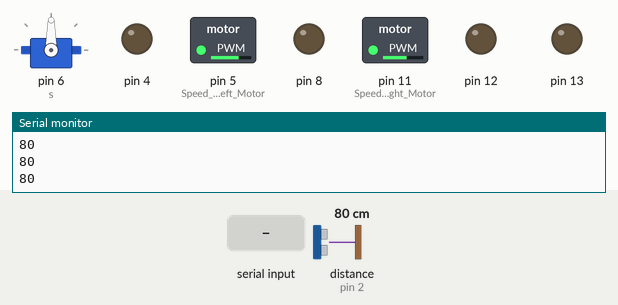
Recording of a sketch running on a simulated Arduino Uno, built with avr-gcc and run on an emulated ATmega328P. Parts: servo, switched loads named in the sketch (green lamp = pin HIGH), output pins drawn as LEDs (lit = HIGH), the last lines printed to the serial monitor. The test bench sets the inputs (shaded band); at power-on: distance to the obstacle (sensor on pin 2) 80 cm. The echo pulse lasts 58.3 µs per cm.

Above: at 1.7 s.
1.8 s: distance to the obstacle (sensor on pin 2) set to 43 cm
3.8 s: distance to the obstacle (sensor on pin 2) set to 35 cm
At 4.9 s:
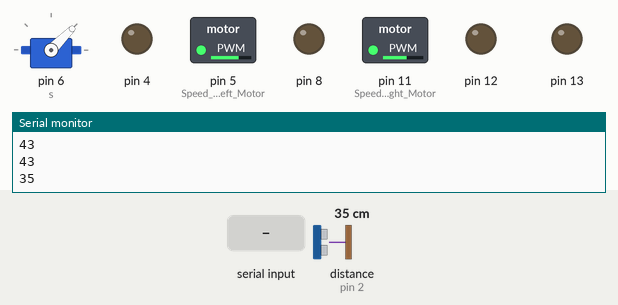
6.8 s: distance to the obstacle (sensor on pin 2) set to 60 cm
At 6.8 s:
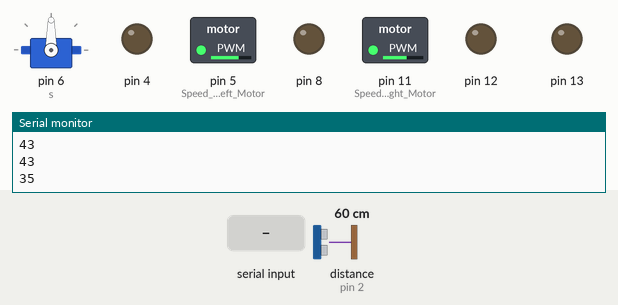
8.3 s: "1" received over Serial
At 9.9 s:
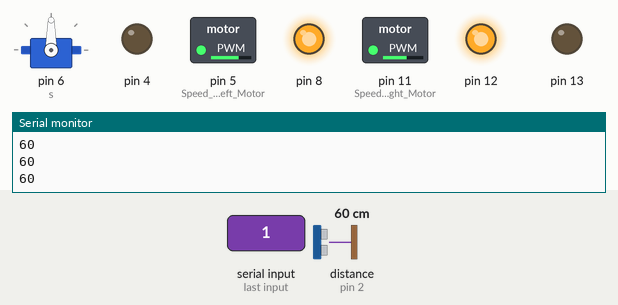
10.2 s: "2" received over Serial
At 11.8 s:
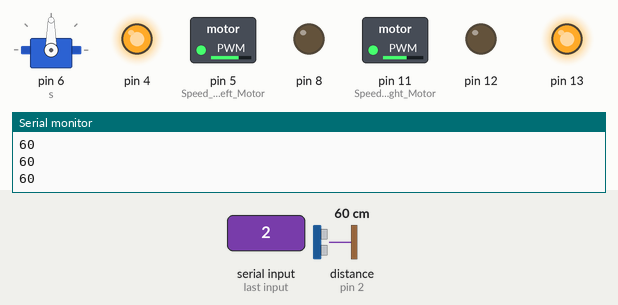
12.1 s: "3" received over Serial
At 13.0 s:
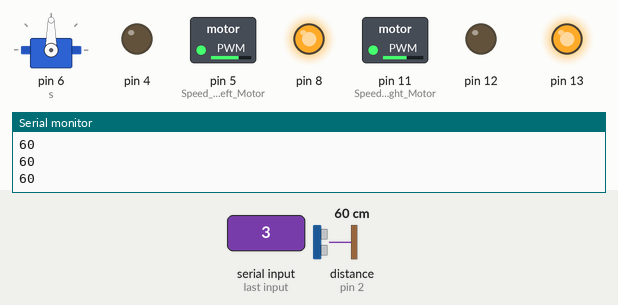
Timing chart, 0 to 15.1 s (numbered marks = the images above; inputs shaded):
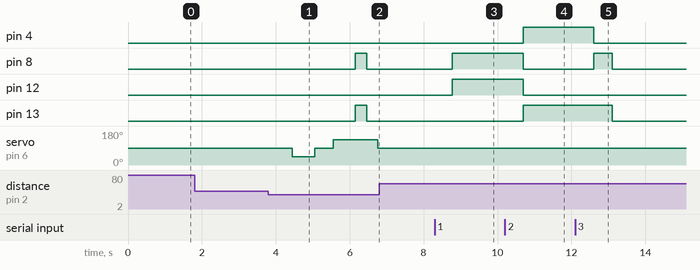

The sketch:

sketch_mar5a.ino
```cpp
#include <Servo.h>
#include <Ultrasonic.h>

Ultrasonic u = Ultrasonic(3,2);  // 3 >> Trig , 2 >> Echo
Servo s = Servo();

void setup() {

  //Right Motor Pins
  pinMode(11, OUTPUT);   // Speed of Right Motor
  pinMode(12, OUTPUT);
  pinMode(13, OUTPUT);
  analogWrite(11, 150);  // 0 - 255

  //Left Motor Pins
  pinMode(5, OUTPUT);    // Speed of Left Motor
  pinMode(4, OUTPUT);
  pinMode(8, OUTPUT);
  analogWrite(5, 175);    // 0 - 255

  Serial.begin(9600);

  s.attach(6);
  s.write(90); // Set Servo to 90
  delay(500);
}

void loop() {

 int x = Serial.read();

 int d = u.read();  //Distance read and store
 Serial.println(d);
 delay(300);

 if(d<40){
  //Stop
      digitalWrite(13, LOW);
      digitalWrite(12, LOW);
      digitalWrite(4, LOW);
      digitalWrite(8, LOW);
      delay(300);

  //Servo Look Left
      s.write(45);
      delay(500);
      int dl = u.read();  // Update the Left Distance
      delay(100);

      s.write(90);
      delay(500);

  //Servo Look Right
      s.write(135);
      delay(500);
      int dr = u.read();  // Update the Right Distance
      delay(100);

  if(dr>d){
      s.write(90);
      delay(100);

      //Turn Right
       digitalWrite(13, LOW);
       digitalWrite(12, HIGH);
       digitalWrite(4, HIGH);
       digitalWrite(8, LOW);
       delay(300);

       //Stop
       digitalWrite(13, LOW);
       digitalWrite(12, LOW);
       digitalWrite(4, LOW);
       digitalWrite(8, LOW);
       delay(300);

  }
else{
       //  Turn Left
        digitalWrite(13, HIGH);
        digitalWrite(12, LOW);
        digitalWrite(4, LOW);
        digitalWrite(8, HIGH);
        delay(300);

      // Stop
        digitalWrite(13, LOW);
        digitalWrite(12, LOW);
        digitalWrite(4, LOW);
        digitalWrite(8, LOW);
        delay(300);

        s.write(90);
        delay(500);
  }

 }

 if(x == '1'){
 //Forword
  digitalWrite(13, LOW);
  digitalWrite(12, HIGH);
  digitalWrite(4, LOW);
  digitalWrite(8, HIGH);
  delay(1000);

 }

 if(x == '2'){
 //Backword
  digitalWrite(13, HIGH);
  digitalWrite(12, LOW);
  digitalWrite(4, HIGH);
  digitalWrite(8, LOW);
  delay(1000);

}

if(x == '3'){
 // Turn Left
  digitalWrite(13, HIGH);
  digitalWrite(12, LOW);
  digitalWrite(4, LOW);
  digitalWrite(8, HIGH);
  delay(500);

  digitalWrite(13, LOW);
  digitalWrite(12, LOW);
  digitalWrite(4, LOW);
  digitalWrite(8, LOW);

}

if(x == '4'){
 // Turn Right
  digitalWrite(13, LOW);
  digitalWrite(12, HIGH);
  digitalWrite(4, HIGH);
  digitalWrite(8, LOW);
  delay(500);

  digitalWrite(13, LOW);
  digitalWrite(12, LOW);
  digitalWrite(4, LOW);
  digitalWrite(8, LOW);

}

if(x == '5'){
  //Stop
  digitalWrite(13, LOW);
  digitalWrite(12, LOW);
  digitalWrite(4, LOW);
  digitalWrite(8, LOW);
  delay(1000);
}

}
```

Measured:
- the behaviour switches between 40 and 39 cm on distance to the obstacle (sensor on pin 2) (found by bisection; images 0 and 1)
- after the input at 3.8 s, pin 8, pin 13: LOW → HIGH after 2.4 s, → LOW 0.30 s later; servo on pin 6 (s): 90° → 45° after 0.65 s, → 90° 0.60 s later, → 135° 0.50 s later, → 90° 1.2 s later
- after the input at 6.8 s, servo on pin 6 (s): stays 90° (without the input it goes to 45° after 1.1 s)
- after the input at 8.3 s, pin 8, pin 12: LOW → HIGH after 0.48 s
- after the input at 10.2 s, pin 4, pin 13: LOW → HIGH after 0.49 s; pin 8, pin 12: HIGH → LOW after 0.49 s
- after the input at 12.1 s, pin 4: HIGH → LOW after 0.50 s; pin 8: LOW → HIGH after 0.50 s, → LOW 0.50 s later; pin 13: HIGH → LOW after 1.0 s
